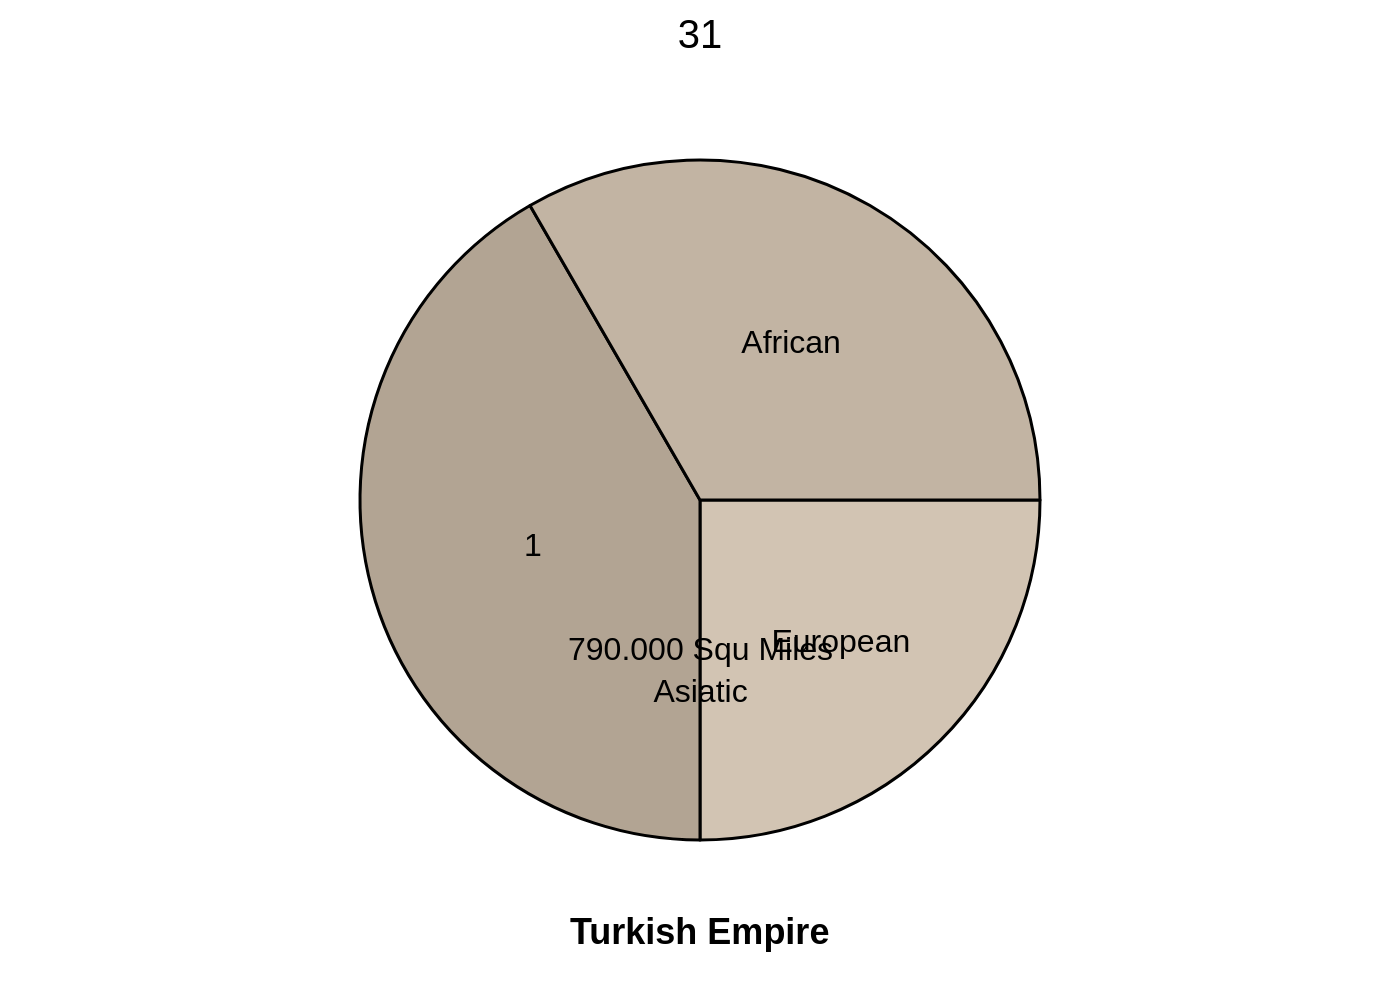

The Python source for this figure:
import sys
import json
import plotly.graph_objects as go
import os

# Ensure a JSON file path is provided as a command-line argument
if len(sys.argv) != 2:
    print("Usage: python create_chart.py <path_to_json_file>")
    sys.exit(1)

json_path = sys.argv[1]

# Read and parse the JSON file
try:
    with open(json_path, 'r', encoding='utf-8') as f:
        chart_info = json.load(f)
except FileNotFoundError:
    print(f"Error: JSON file not found at {json_path}")
    sys.exit(1)
except json.JSONDecodeError:
    print(f"Error: Could not decode JSON from {json_path}")
    sys.exit(1)

# Extract data and texts from the JSON object
data = chart_info['chart_data']
texts = chart_info['texts']
colors = chart_info['colors']

# Prepare data for Plotly pie chart
labels = [item['label'] for item in data]
values = [item['value'] for item in data]

# Create the pie chart trace
fig = go.Figure(data=[go.Pie(
    labels=labels,
    values=values,
    textinfo='label',
    textposition='inside',
    textfont=dict(family="Arial", size=16, color='black'),
    marker=dict(
        colors=colors,
        line=dict(color='black', width=1.5)
    ),
    hole=0,
    sort=False,
    direction='clockwise',
    rotation=90,
    hoverinfo='skip'
)])

# Configure the chart layout
fig.update_layout(
    title=dict(
        text=texts['title'],
        y=0.98,
        x=0.5,
        xanchor='center',
        yanchor='top',
        font=dict(family="Arial", size=20, color='black')
    ),
    showlegend=False,
    paper_bgcolor='white',
    plot_bgcolor='white',
    font=dict(family="Arial", size=14, color='black'),
    margin=dict(t=80, b=80, l=40, r=40),
    annotations=[
        dict(
            text=f"<b>{texts['footer_title']}</b>",
            showarrow=False,
            xref="paper",
            yref="paper",
            x=0.5,
            y=-0.1,
            xanchor='center',
            yanchor='top',
            font=dict(family="Arial", size=18, color='black')
        ),
        dict(
            text=texts['note'],
            showarrow=False,
            xref="paper",
            yref="paper",
            x=0.5,
            y=0.25,
            xanchor='center',
            yanchor='middle',
            font=dict(family="Arial", size=16, color='black')
        )
    ]
)

# Determine the output filename from the input JSON path
base_filename = os.path.splitext(os.path.basename(json_path))[0]
output_filename = f"{base_filename}.png"

# Save the figure as a high-resolution PNG image
fig.write_image(output_filename, scale=2)

print(f"Chart saved to {output_filename}")
